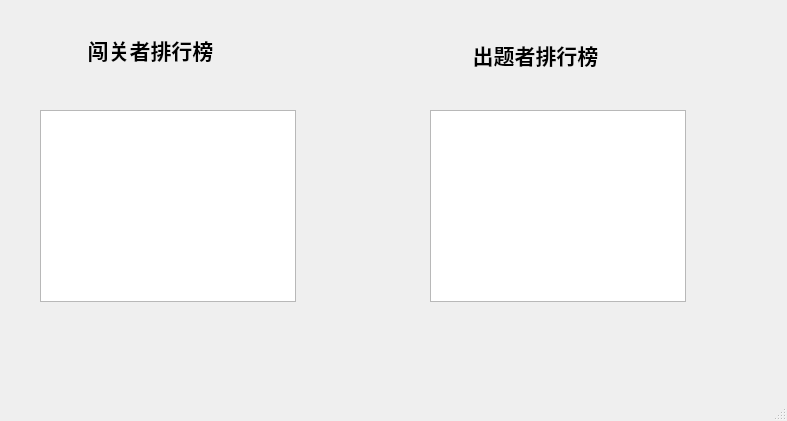
<?xml version="1.0" encoding="UTF-8"?>
<ui version="4.0">
 <class>listWindow</class>
 <widget class="QMainWindow" name="listWindow">
  <property name="geometry">
   <rect>
    <x>0</x>
    <y>0</y>
    <width>787</width>
    <height>421</height>
   </rect>
  </property>
  <property name="windowTitle">
   <string>MainWindow</string>
  </property>
  <widget class="QWidget" name="centralwidget">
   <widget class="QLabel" name="label">
    <property name="geometry">
     <rect>
      <x>60</x>
      <y>20</y>
      <width>181</width>
      <height>61</height>
     </rect>
    </property>
    <property name="text">
     <string>&lt;html&gt;&lt;head/&gt;&lt;body&gt;&lt;p align=&quot;center&quot;&gt;&lt;span style=&quot; font-size:16pt; font-weight:600;&quot;&gt;闯关者排行榜&lt;/span&gt;&lt;/p&gt;&lt;/body&gt;&lt;/html&gt;</string>
    </property>
   </widget>
   <widget class="QLabel" name="label_2">
    <property name="geometry">
     <rect>
      <x>450</x>
      <y>20</y>
      <width>171</width>
      <height>71</height>
     </rect>
    </property>
    <property name="text">
     <string>&lt;html&gt;&lt;head/&gt;&lt;body&gt;&lt;p align=&quot;center&quot;&gt;&lt;span style=&quot; font-size:16pt; font-weight:600;&quot;&gt;出题者排行榜&lt;/span&gt;&lt;/p&gt;&lt;/body&gt;&lt;/html&gt;</string>
    </property>
   </widget>
   <widget class="QTextBrowser" name="challengerList">
    <property name="geometry">
     <rect>
      <x>40</x>
      <y>110</y>
      <width>256</width>
      <height>192</height>
     </rect>
    </property>
   </widget>
   <widget class="QTextBrowser" name="quizmasterList">
    <property name="geometry">
     <rect>
      <x>430</x>
      <y>110</y>
      <width>256</width>
      <height>192</height>
     </rect>
    </property>
   </widget>
  </widget>
  <widget class="QMenuBar" name="menubar">
   <property name="geometry">
    <rect>
     <x>0</x>
     <y>0</y>
     <width>787</width>
     <height>23</height>
    </rect>
   </property>
  </widget>
  <widget class="QStatusBar" name="statusbar"/>
 </widget>
 <resources/>
 <connections/>
</ui>
